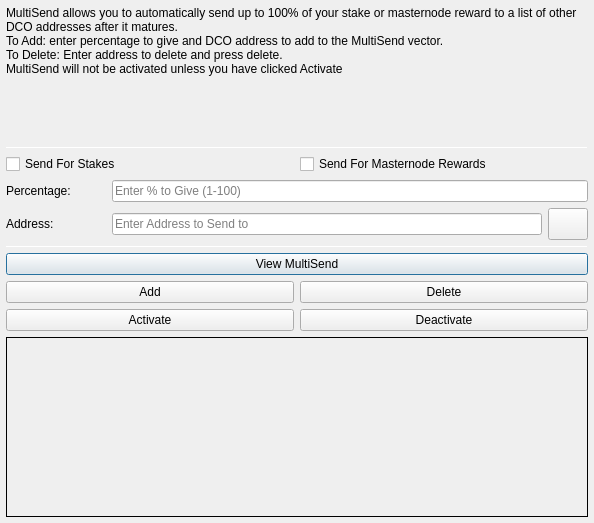
<?xml version="1.0" encoding="UTF-8"?>
<ui version="4.0">
 <class>MultiSendDialog</class>
 <widget class="QDialog" name="MultiSendDialog">
  <property name="windowModality">
   <enum>Qt::NonModal</enum>
  </property>
  <property name="geometry">
   <rect>
    <x>0</x>
    <y>0</y>
    <width>594</width>
    <height>523</height>
   </rect>
  </property>
  <property name="windowTitle">
   <string>MultiSend</string>
  </property>
  <layout class="QVBoxLayout" name="verticalLayout" stretch="0">
   <property name="leftMargin">
    <number>6</number>
   </property>
   <property name="topMargin">
    <number>6</number>
   </property>
   <property name="rightMargin">
    <number>6</number>
   </property>
   <property name="bottomMargin">
    <number>6</number>
   </property>
   <item>
    <layout class="QVBoxLayout" name="verticalLayout_Main" stretch="1,1,1,1,1,1">
     <item>
      <widget class="QLabel" name="label_2">
       <property name="lineWidth">
        <number>1</number>
       </property>
       <property name="text">
        <string>MultiSend allows you to automatically send up to 100% of your stake or masternode reward to a list of other DCO addresses after it matures.
To Add: enter percentage to give and DCO address to add to the MultiSend vector.
To Delete: Enter address to delete and press delete.
MultiSend will not be activated unless you have clicked Activate</string>
       </property>
       <property name="alignment">
        <set>Qt::AlignLeading|Qt::AlignLeft|Qt::AlignTop</set>
       </property>
       <property name="wordWrap">
        <bool>true</bool>
       </property>
      </widget>
     </item>
     <item>
      <widget class="Line" name="line">
       <property name="minimumSize">
        <size>
         <width>0</width>
         <height>1</height>
        </size>
       </property>
       <property name="maximumSize">
        <size>
         <width>16777215</width>
         <height>1</height>
        </size>
       </property>
       <property name="orientation">
        <enum>Qt::Horizontal</enum>
       </property>
      </widget>
     </item>
     <item>
      <layout class="QVBoxLayout" name="verticalLayout_Settings">
       <item>
        <layout class="QHBoxLayout" name="horizontalLayout">
         <item>
          <widget class="QCheckBox" name="multiSendStakeCheckBox">
           <property name="text">
            <string>Send For Stakes</string>
           </property>
          </widget>
         </item>
         <item>
          <widget class="QCheckBox" name="multiSendMasternodeCheckBox">
           <property name="text">
            <string>Send For Masternode Rewards</string>
           </property>
          </widget>
         </item>
        </layout>
       </item>
       <item>
        <layout class="QHBoxLayout" name="horizontalLayout_6">
         <item>
          <widget class="QLabel" name="label">
           <property name="minimumSize">
            <size>
             <width>100</width>
             <height>0</height>
            </size>
           </property>
           <property name="toolTip">
            <string>Percentage of stake to send</string>
           </property>
           <property name="text">
            <string>Percentage:</string>
           </property>
          </widget>
         </item>
         <item>
          <widget class="QLineEdit" name="multiSendPercentEdit">
           <property name="toolTip">
            <string>Enter whole numbers 1 - 100</string>
           </property>
           <property name="placeholderText">
            <string>Enter % to Give (1-100)</string>
           </property>
          </widget>
         </item>
        </layout>
       </item>
       <item>
        <layout class="QHBoxLayout" name="horizontalLayout_7">
         <item>
          <widget class="QLabel" name="label_5">
           <property name="minimumSize">
            <size>
             <width>100</width>
             <height>0</height>
            </size>
           </property>
           <property name="toolTip">
            <string>Address to send portion of stake to</string>
           </property>
           <property name="text">
            <string>Address:</string>
           </property>
          </widget>
         </item>
         <item>
          <widget class="QLineEdit" name="multiSendAddressEdit">
           <property name="toolTip">
            <string/>
           </property>
           <property name="placeholderText">
            <string>Enter Address to Send to</string>
           </property>
          </widget>
         </item>
         <item>
          <widget class="QPushButton" name="addressBookButton">
           <property name="maximumSize">
            <size>
             <width>16777215</width>
             <height>32</height>
            </size>
           </property>
           <property name="toolTip">
            <string>Choose an address from the address book</string>
           </property>
           <property name="text">
            <string/>
           </property>
           <property name="icon">
            <iconset resource="../dcoins.qrc">
             <normaloff>:/icons/address-book</normaloff>:/icons/address-book</iconset>
           </property>
           <property name="shortcut">
            <string>Alt+A</string>
           </property>
           <property name="autoDefault">
            <bool>false</bool>
           </property>
          </widget>
         </item>
        </layout>
       </item>
      </layout>
     </item>
     <item>
      <widget class="Line" name="line_2">
       <property name="minimumSize">
        <size>
         <width>0</width>
         <height>1</height>
        </size>
       </property>
       <property name="maximumSize">
        <size>
         <width>16777215</width>
         <height>1</height>
        </size>
       </property>
       <property name="orientation">
        <enum>Qt::Horizontal</enum>
       </property>
      </widget>
     </item>
     <item>
      <layout class="QVBoxLayout" name="verticalLayout_Buttons">
       <item>
        <layout class="QHBoxLayout" name="horizontalLayout_4">
         <item>
          <widget class="QPushButton" name="viewButton">
           <property name="toolTip">
            <string/>
           </property>
           <property name="statusTip">
            <string>View MultiSend Vector</string>
           </property>
           <property name="text">
            <string>View MultiSend</string>
           </property>
          </widget>
         </item>
        </layout>
       </item>
       <item>
        <layout class="QHBoxLayout" name="horizontalLayout_2">
         <item>
          <widget class="QPushButton" name="addButton">
           <property name="toolTip">
            <string/>
           </property>
           <property name="statusTip">
            <string>Add to MultiSend Vector</string>
           </property>
           <property name="text">
            <string>Add</string>
           </property>
          </widget>
         </item>
         <item>
          <widget class="QPushButton" name="deleteButton">
           <property name="toolTip">
            <string/>
           </property>
           <property name="statusTip">
            <string>Delete Address From MultiSend Vector</string>
           </property>
           <property name="text">
            <string>Delete</string>
           </property>
          </widget>
         </item>
        </layout>
       </item>
       <item>
        <layout class="QHBoxLayout" name="horizontalLayout_5">
         <item>
          <widget class="QPushButton" name="activateButton">
           <property name="statusTip">
            <string>Activate MultiSend</string>
           </property>
           <property name="text">
            <string>Activate</string>
           </property>
          </widget>
         </item>
         <item>
          <widget class="QPushButton" name="disableButton">
           <property name="statusTip">
            <string>Deactivate MultiSend</string>
           </property>
           <property name="text">
            <string>Deactivate</string>
           </property>
          </widget>
         </item>
        </layout>
       </item>
      </layout>
     </item>
     <item>
      <widget class="QLabel" name="message">
       <property name="minimumSize">
        <size>
         <width>0</width>
         <height>180</height>
        </size>
       </property>
       <property name="frameShape">
        <enum>QFrame::Panel</enum>
       </property>
       <property name="frameShadow">
        <enum>QFrame::Plain</enum>
       </property>
       <property name="lineWidth">
        <number>1</number>
       </property>
       <property name="midLineWidth">
        <number>1</number>
       </property>
       <property name="text">
        <string/>
       </property>
       <property name="alignment">
        <set>Qt::AlignLeading|Qt::AlignLeft|Qt::AlignTop</set>
       </property>
       <property name="wordWrap">
        <bool>true</bool>
       </property>
      </widget>
     </item>
    </layout>
   </item>
  </layout>
 </widget>
 <resources>
  <include location="../dcoins.qrc"/>
 </resources>
 <connections/>
</ui>
